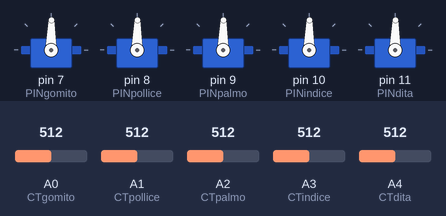
Simulated run of this sketch. Board: Arduino Uno, built with avr-gcc and run on an emulated ATmega328P. On the bench: 5 × servo. The test bench sets the inputs (shaded band); at power-on: A0 (CTgomito) = 512, A1 (CTpollice) = 512, A2 (CTpalmo) = 512, A3 (CTindice) = 512, A4 (CTdita) = 512.

Above: at 1.2 s.
1.3 s: A0 (CTgomito) set to 716
At 2.5 s:
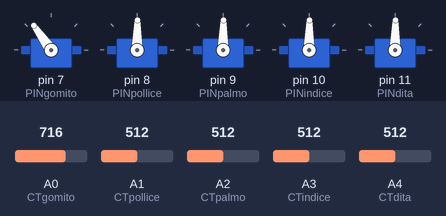
2.8 s: A1 (CTpollice) set to 716
At 3.8 s:
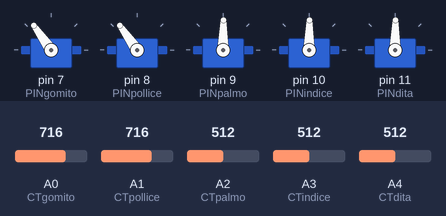
4.3 s: A2 (CTpalmo) set to 716
At 4.9 s:
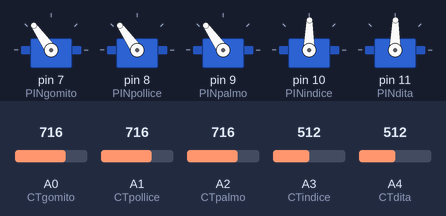
5.8 s: A3 (CTindice) set to 716
At 7.0 s:
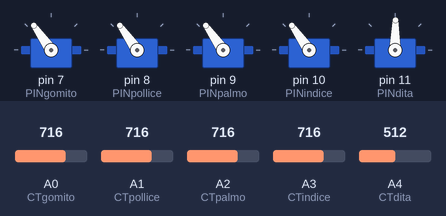
7.3 s: A4 (CTdita) set to 716
At 8.4 s:
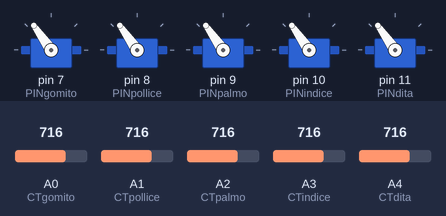
8.8 s: A0 (CTgomito) set to 992
At 9.6 s:
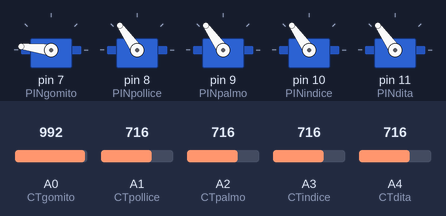
Timing chart, 0 to 11.3 s (numbered marks = the images above; inputs shaded):
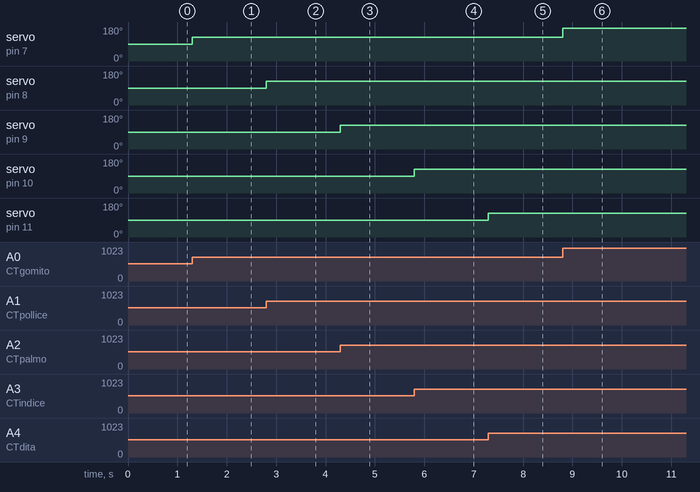

Measured:
- after the input at 1.3 s, servo on pin 7 (PINgomito): 89° → 125° at once
- after the input at 2.8 s, servo on pin 8 (PINpollice): 89° → 125° at once
- after the input at 4.3 s, servo on pin 9 (PINpalmo): 89° → 125° at once
- after the input at 5.8 s, servo on pin 10 (PINindice): 89° → 125° at once
- after the input at 7.3 s, servo on pin 11 (PINdita): 89° → 125° at once
- after the input at 8.8 s, servo on pin 7 (PINgomito): 125° → 173° at once

The sketch:

glove-1.0.ino
```cpp
// A very early WIP of the project to understand how it works without the Wi-FI connection; simple code by @Matte549, @turkiz-jpg

// Declaring the servos' library
#include <Servo.h>

// Digital pins for the servos' attachments on the Arduino board
#define PINgomito 7
#define PINpollice 8
#define PINpalmo 9
#define PINindice 10
#define PINdita 11

// Analogic pins for the potentiometers' connections
#define CTgomito A0
#define CTpollice A1
#define CTpalmo A2
#define CTindice A3
#define CTdita A4

// Servos declaration
Servo gomito;
Servo pollice;
Servo palmo;
Servo indice;
Servo dita;


void setup() {
  // Attaching the servos to the defined pins
  gomito.attach(PINgomito);
  pollice.attach(PINpollice);
  palmo.attach(PINpalmo);
  indice.attach(PINindice);
  dita.attach(PINdita);
}

void loop() {
  int VALgomito = analogRead(CTgomito); // Variable storing the potentiometer values
  int ANGgomito = map(VALgomito, 0, 1023, 0, 179); // Variable converting the potentiometer values to angle so that the servo can move
  gomito.write(ANGgomito);

  int VALpollice = analogRead(CTpollice); // Variable storing the potentiometer values
  int ANGpollice = map(VALpollice, 0, 1023, 0, 179); // Variable converting the potentiometer values to angle so that the servo can move
  pollice.write(ANGpollice);

  int VALpalmo = analogRead(CTpalmo); // Variable storing the potentiometer values
  int ANGpalmo = map(VALpalmo, 0, 1023, 0, 179); // Variable converting the potentiometer values to angle so that the servo can move
  palmo.write(ANGpalmo);

  int VALindice = analogRead(CTindice); // Variable storing the potentiometer values
  int ANGindice = map(VALindice, 0, 1023, 0, 179); // Variable converting the potentiometer values to angle so that the servo can move
  indice.write(ANGindice);

  int VALdita = analogRead(CTdita); // Variable storing the potentiometer values
  int ANGdita = map(VALdita, 0, 1023, 0, 179); // Variable converting the potentiometer values to angle so that the servo can move
  dita.write(ANGdita);
}
```
